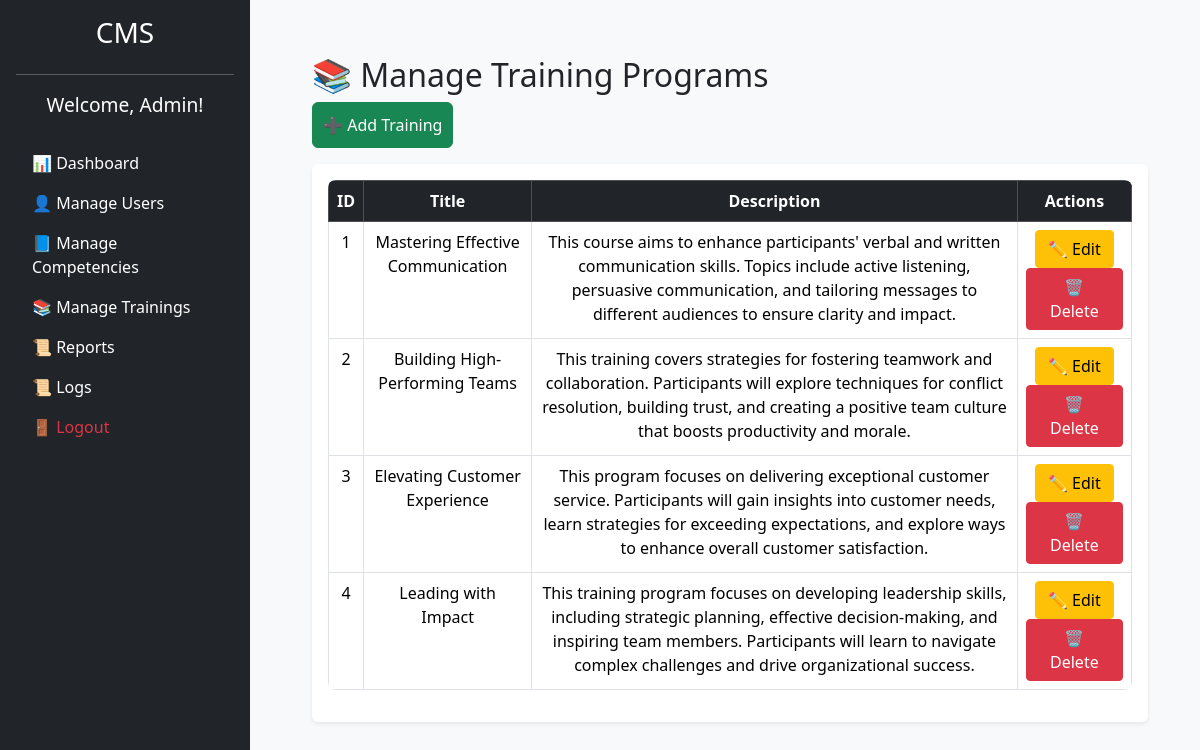
Screenshot of /admin/manage_training.php (signed in) with the database file from the repository.
### tables this page shows
CREATE TABLE `training_programs` (
  `id` int(11) NOT NULL,
  `title` varchar(255) NOT NULL,
  `description` text NOT NULL,
  `created_at` timestamp NOT NULL DEFAULT current_timestamp()
);

### admin/manage_training.php (the view, shortened to what this page needs)
<?php
include("../includes/config.php");
$trainings = $conn->query("SELECT id, title, description FROM training_programs");
?>
<!DOCTYPE html>
<html lang="en">
<head>
    <link rel="stylesheet" href="../assets/css/bootstrap.min.css">
</head>
<body>
    <?php include("../includes/sidebar.php"); ?>
    <div class="content">
        <div class="container">
            <h2 class="mt-3 text-left">📚 Manage Training Programs</h2>
            <div class="mb-3">
                <a href="add_training.php" class="btn btn-success">➕ Add Training</a>
            </div>
            <div class="table-responsive shadow-sm p-3 bg-white rounded">
                <table class="table table-bordered text-center">
                    <thead class="table-dark">
                        <tr>
                            <th>ID</th>
                            <th>Title</th>
                            <th>Description</th>
                            <th>Actions</th>
                        </tr>
                    </thead>
                    <tbody>
                        <?php while ($row = $trainings->fetch_assoc()) : ?>
                        <tr>
                            <td><?= $row['id']; ?></td>
                            <td><?= $row['title']; ?></td>
                            <td><?= $row['description']; ?></td>
                            <td>
                                <a href="edit_training.php?id=<?= $row['id']; ?>" class="btn btn-warning btn-sm">✏ Edit</a>
                                <a href="?delete=<?= $row['id']; ?>" class="btn btn-danger btn-sm" onclick="return confirm('Are you sure?')">🗑 Delete</a>
                            </td>
                        </tr>
                        <?php endwhile; ?>
                    </tbody>
                </table>
            </div>
        </div>
    </div>
</body>
</html>

### admin/manage_training.php (style rules this page uses)
body { display: flex; min-height: 100vh; background-color: #f8f9fa; }
.content { margin-left: 260px; padding: 40px; width: 100%; }
.table { background: white; border-radius: 8px; overflow: hidden; }
.table thead { background-color: #343a40; color: white; }
.btn-success, .btn-warning, .btn-danger { font-size: 1rem; padding: 10px; }
.btn-sm { padding: 6px 12px; }

### rows the page displays
training_programs: id "1", title "Mastering Effective Communication", description "This course aims to enhance participants' verbal and written communication skills. Topics include active listening, persuasive communication, and tailoring messages to different audiences to ensure clarity and impact."
training_programs: id "2", title "Building High-Performing Teams", description "This training covers strategies for fostering teamwork and collaboration. Participants will explore techniques for conflict resolution, building trust, and creating a positive team culture that boosts productivity and morale."
training_programs: id "3", title "Elevating Customer Experience", description "This program focuses on delivering exceptional customer service. Participants will gain insights into customer needs, learn strategies for exceeding expectations, and explore ways to enhance overall customer satisfaction."
training_programs: id "4", title "Leading with Impact", description "This training program focuses on developing leadership skills, including strategic planning, effective decision-making, and inspiring team members. Participants will learn to navigate complex challenges and drive organizational success."

### other values shown
$user_name "Admin"
